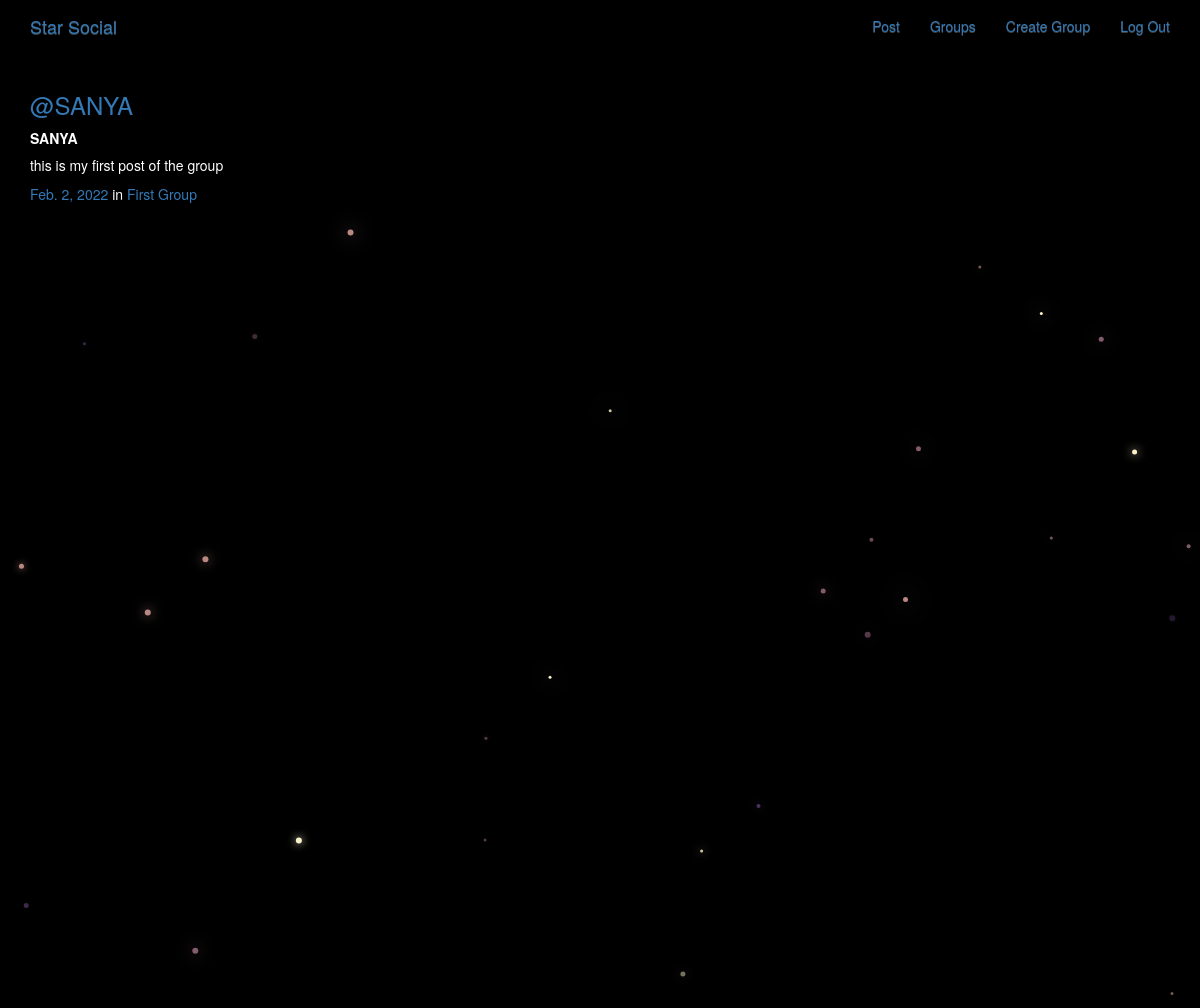
The app's page /posts/by/SANYA/11/ (signed in) with its own data.
### posts/models.py (models this page shows, shortened)
class Post(models.Model):
    user = models.ForeignKey(User,related_name='posts',on_delete=models.CASCADE)
    created_at = models.DateField(auto_now=True)
    message = models.TextField(editable=True)
    group = models.ForeignKey(Group,related_name='posts',null=True,blank=True,on_delete=models.CASCADE)
    class Meta:
        ordering = ['-created_at']
        unique_together = ['user','message']

### groups/models.py (models this page shows, shortened)
class Group(models.Model):
    name = models.CharField(max_length=255,unique=True)
    slug = models.SlugField(allow_unicode=True,unique=True)
    description = models.TextField(blank=True,default='')
    members = models.ManyToManyField(User, through="GroupMember")
    class Meta:
        ordering = ["name"]

### posts/views.py (the view)
# urls.py: path('by/<username>/<int:pk>/',views.PostDetail.as_view(),name='single'),
class PostDetail(SelectRelatedMixin,generic.DetailView):
    model = models.Post
    select_related = ('user','group')
    def get_queryset(self):
        queryset = super().get_queryset()
        return queryset.filter(user__username__iexact=self.kwargs.get('username'))

### posts/templates/posts/post_detail.html
{% extends "posts/post_base.html" %}
{% block post_content %}
    {% include "posts/_post.html" %}
{% endblock %}

### posts/templates/posts/_post.html (shortened to what this page needs)
<div class="media">
	<h3 class="mr-5"><a href="{% url 'posts:for_user' username=post.user.username %}">@{{ post.user.username }}</a></h3>
	<div class="media-body">
		<strong>{{ post.user.username }}</strong>
		<h5>{{ post.message|safe }}</h5>
			<time class="time"><a href="{% url 'posts:single' username=post.user.username pk=post.pk %}">{{ post.created_at }}</a></time>
			{% if post.group %}
			<span class="group-name">in <a href="#">{{ post.group.name }}</a></span>
			{% endif %}
	</div>
</div>

### static/simplesocial/css/master.css (style rules this page uses)
body { margin: 0; overflow: hidden; background-color: black; color:white; }

### records on screen
Post: user.username "SANYA", message "this is my first post of the group", created_at "Feb. 2, 2022", group.name "First Group"
